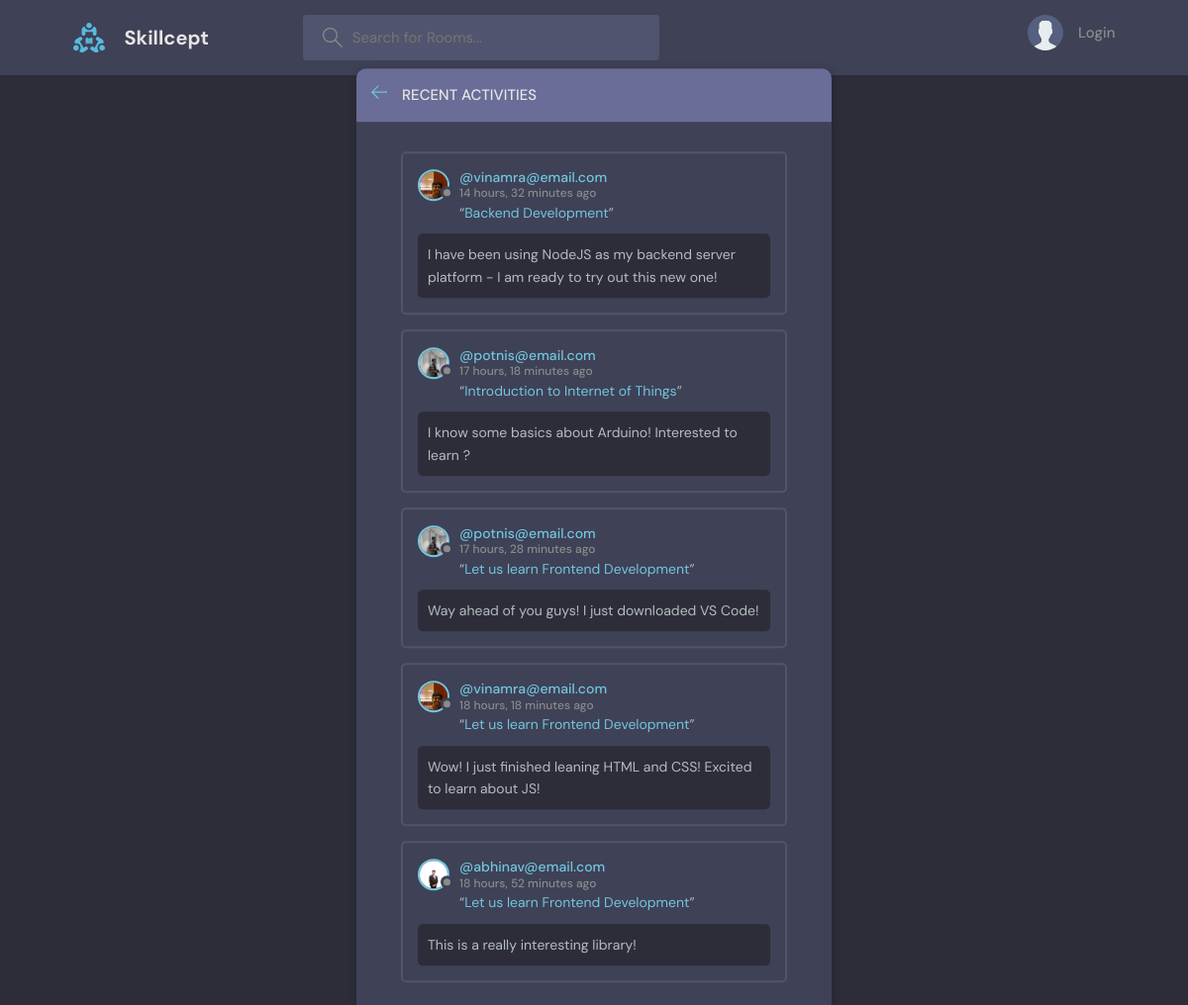
The page /activity/ on the database as committed earlier.
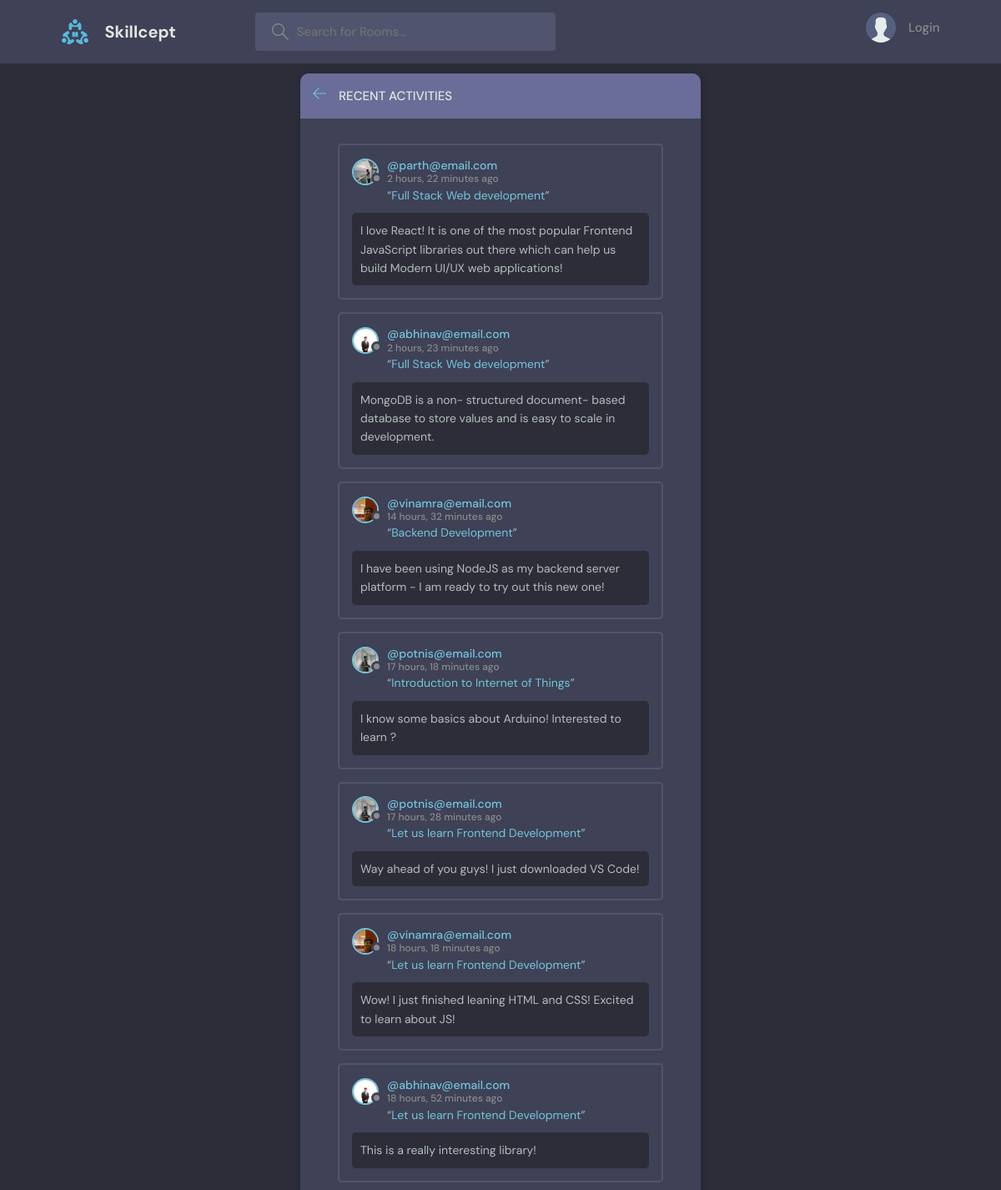
The same page on the database as committed later.
### base/models.py (models this page shows, shortened)
class Message(models.Model):
    user = models.ForeignKey(User, on_delete=models.CASCADE)
    room = models.ForeignKey(Room, on_delete=models.CASCADE)
    body = models.TextField()
    updated = models.DateTimeField(auto_now=True)
    created = models.DateTimeField(auto_now_add=True)
    class Meta:
        ordering = ['-updated', '-created']

class User(AbstractUser):
    name = models.CharField(max_length=200, null=True, unique=True)
    email = models.EmailField(null=True, unique=True)
    bio = models.TextField(null=True)
    avatar = models.ImageField(null=True, default='nophoto.svg')
    USERNAME_FIELD = 'email'
    REQUIRED_FIELDS =  []

class Room(models.Model):
    host = models.ForeignKey(User, null=True, on_delete=models.SET_NULL)
    topic = models.ForeignKey(Topic, null=True, on_delete=models.SET_NULL)
    name = models.CharField(max_length=200)
    description = models.TextField(null=True, blank=True)
    participants = models.ManyToManyField(User, related_name='participants', blank=True)
    updated = models.DateTimeField(auto_now=True)
    created = models.DateTimeField(auto_now_add=True)
    class Meta:
        ordering = ['-updated', '-created']
    def __str__(self):
        return self.name

### base/views.py (the view)
# urls.py: path('activity/', views.activityPage, name='activity'),
def activityPage(request):
    room_messages = Message.objects.all()
    context = {'room_messages': room_messages}
    return render(request, 'base/activity.html', context)

### base/templates/base/activity.html (shortened to what this page needs)
{% extends 'main.html' %} {% block content %}
<main class="layout">
  <div class="container">
    <div class="layout__box">
      <div class="layout__boxHeader">
        <div class="layout__boxTitle">
          <a href="{% url 'home' %}">
            <svg
              version="1.1"
              xmlns="http://www.w3.org/2000/svg"
              width="32"
              height="32"
              viewBox="0 0 32 32"
            >
              <title>arrow-left</title>
              <path
                d="M13.723 2.286l-13.723 13.714 13.719 13.714 1.616-1.611-10.96-10.96h27.625v-2.286h-27.625l10.965-10.965-1.616-1.607z"
              ></path>
            </svg>
          </a>
          <h3>Recent Activities</h3>
        </div>
      </div>
      <div class="activities-page layout__body">
        {% for message in room_messages %}
        <div class="activities__box">
          <div class="activities__boxHeader roomListRoom__header">
            <a
              href="{% url 'user-profile' message.user.id %}"
              class="roomListRoom__author"
            >
              <div class="avatar avatar--small">
                <img src="{{message.user.avatar.url}}" />
              </div>
              <p>
                @{{message.user}}
                <span>{{message.created|timesince}} ago</span>
              </p>
            </a>
          </div>
          <div class="activities__boxContent">
            <p>
              “<a href="{% url 'room' message.room.id %}">{{message.room}}</a>”
            </p>
            <div class="activities__boxRoomContent">{{message.body}}</div>
          </div>
        </div>
        {% endfor %}
      </div>
    </div>
  </div>
</main>
{% endblock %}

Rows that differ between the two databases and show on the page:
added Message: user.avatar (picture), user "parth@email.com", created "2 hours, 22 minutes", room "Full Stack Web development", body "I love React! It is one of the most popular Frontend JavaScript libraries out there which can help us build Modern UI/UX web applications!"
added Message: user.avatar (placeholder picture), user "abhinav@email.com", created "2 hours, 23 minutes", room "Full Stack Web development", body "MongoDB is a non- structured document- based database to store values and is easy to scale in development."
